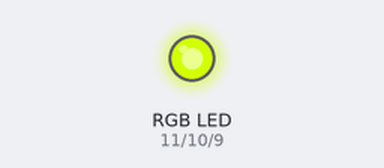
Recording of a sketch running on a simulated Arduino Uno, built with avr-gcc and run on an emulated ATmega328P. Shown: an RGB LED mixed from three pins (HIGH = lit).

Above: at 0.1 s.
Timing chart, 0 to 1.6 s (numbered marks = the images above):
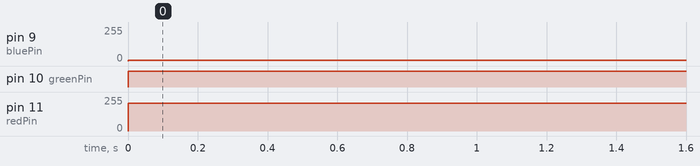

The sketch:

rgbLED.ino
```cpp
// Swerve Dog; rgbLED
// This sketch demonstrates the use of PWM using
// analogWrite to set the colors of an RGB LED.

// Declaring constants to prevent modification of
// LED PIN assignments.
const int redPin = 11;
const int greenPin = 10;
const int bluePin = 9;

void setup(){

}

void loop(){
   // iD Green
  analogWrite(redPin, 210);
  analogWrite(greenPin, 255);
  analogWrite(bluePin, 5);
}
```

Measured:
- by itself, pin 9 (bluePin): 0/255 → 5/255 at 0.00 s
- by itself, pin 10 (greenPin): LOW → HIGH at 0.00 s
- by itself, pin 11 (redPin): 0/255 → 210/255 at 0.00 s
